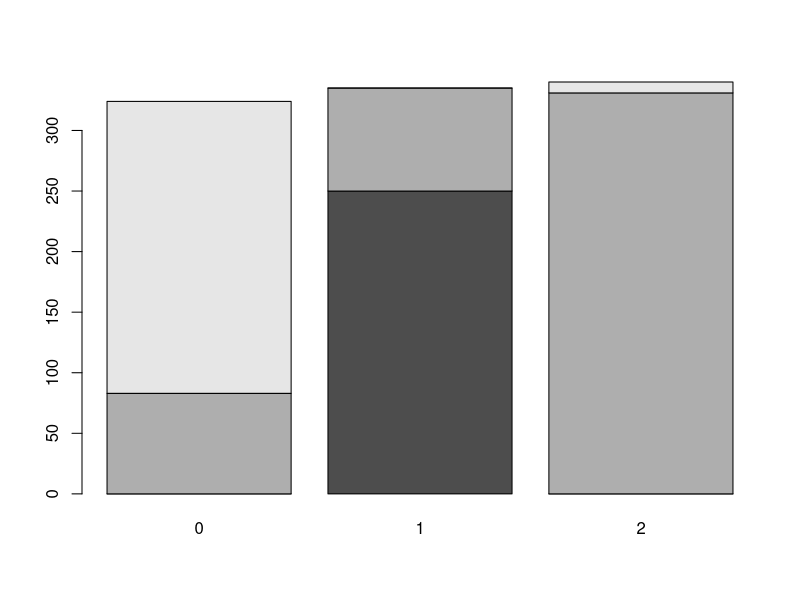
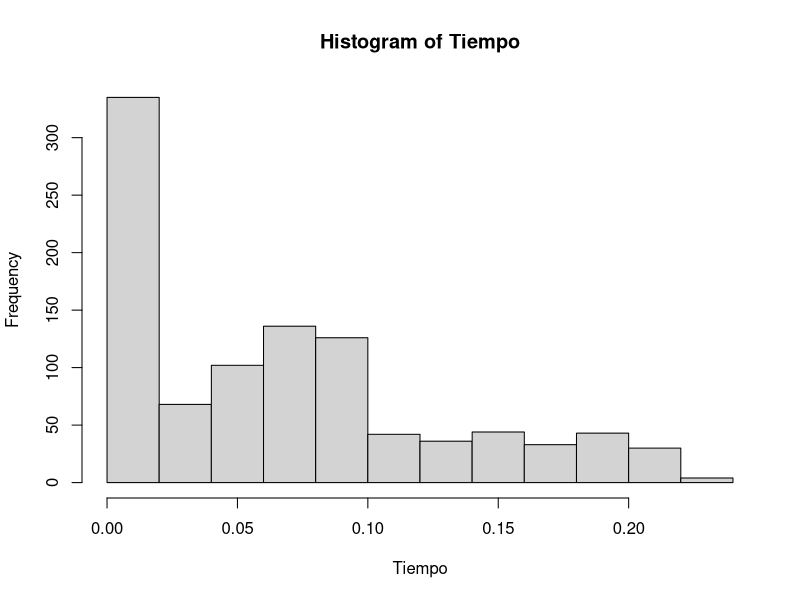
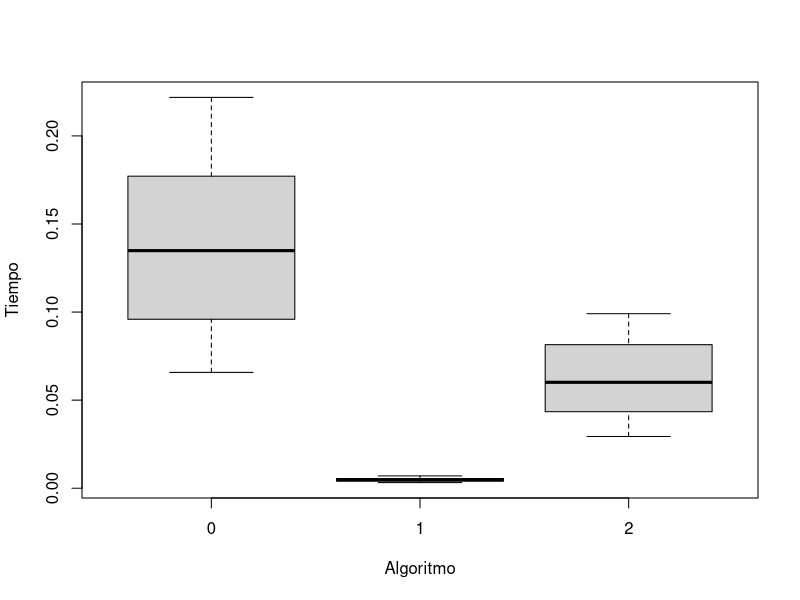
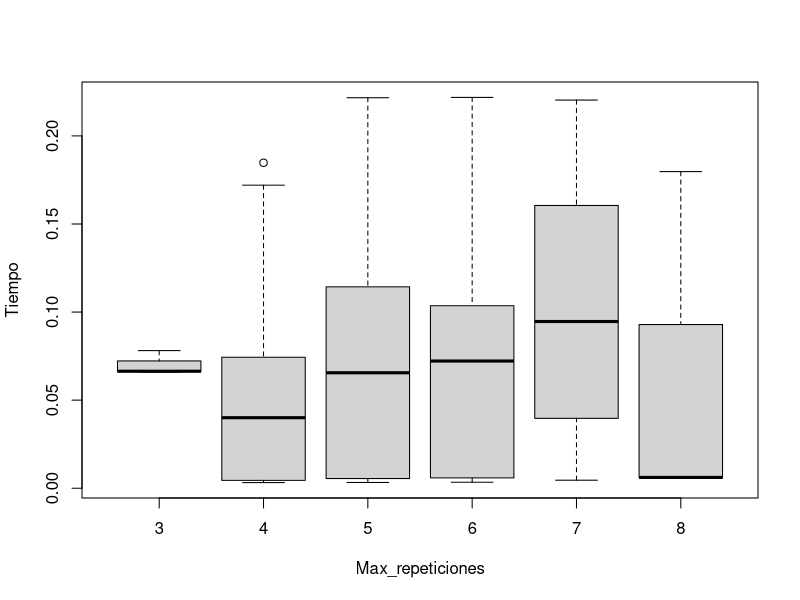
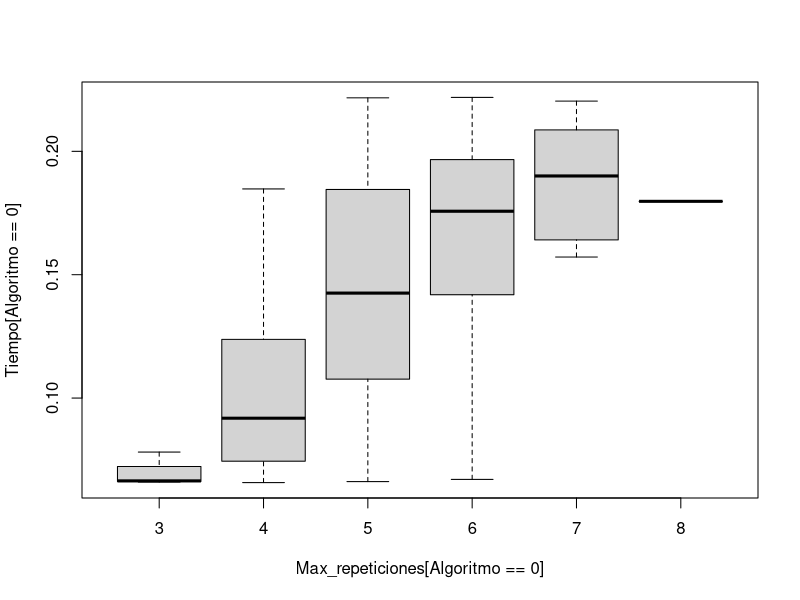
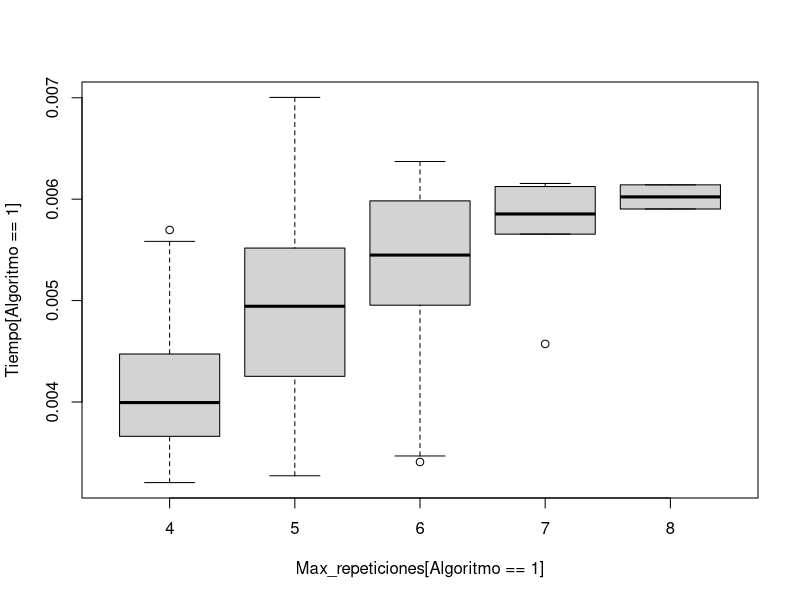
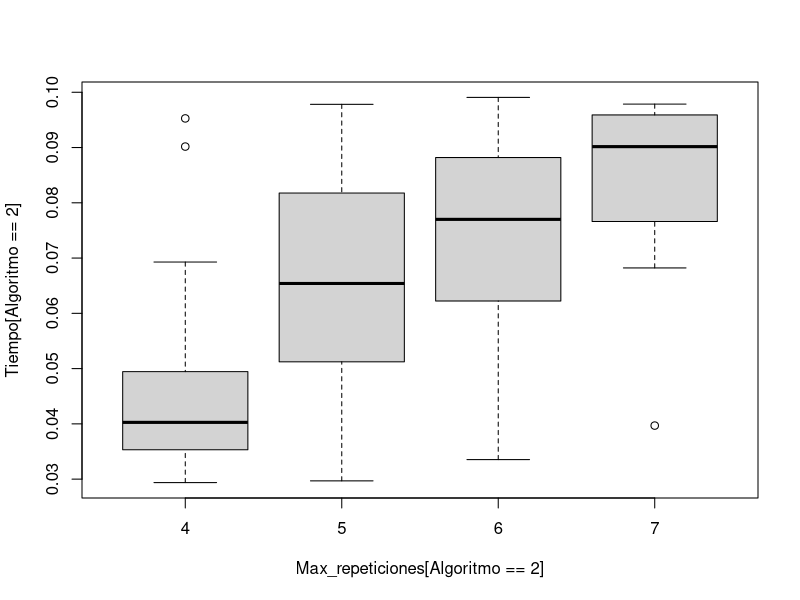

Generate these figures, in order, with R:
# 1a
setwd("~/practicas-uni/Estadistica/practica4")
datos = read.csv("tiempos.csv")
attach(datos)
Categoria = cut(Tiempo, breaks = c(0, as.numeric(quantile(Tiempo, 0.25)), as.numeric(quantile(Tiempo, 0.75)), 1), labels = c("Rapido", "Normal", "Lento"), include.lowest = TRUE)
nuevosdatos = data.frame(datos, Categoria)
ni = table(Categoria, Algoritmo)
fi = prop.table(ni)
addmargins(fi)
# b
Genero = c(rep("Hombre", 3), rep("Mujer", 3))
Pelo = rep(c("Castaño", "Moreno", "Rubio"), 2)
Freqs = c(12, 8, 5, 20, 10, 25)
xtabs(Freqs~Genero+Pelo)

# 2
barplot(ni)

rowSums(ni)
colSums(ni)

prop.table(ni, 1)
prop.table(ni, 2)

#yikes

# 3
summary(Tiempo)
hist(Tiempo)

by(Tiempo, Algoritmo, summary)
boxplot(Tiempo~Algoritmo)

by(Tiempo, Max_repeticiones, summary)
boxplot(Tiempo~Max_repeticiones)

by(Tiempo[Algoritmo==0], Max_repeticiones[Algoritmo==0], summary)
by(Tiempo[Algoritmo==1], Max_repeticiones[Algoritmo==1], summary)
by(Tiempo[Algoritmo==2], Max_repeticiones[Algoritmo==2], summary)
boxplot(Tiempo[Algoritmo==0]~Max_repeticiones[Algoritmo==0])
boxplot(Tiempo[Algoritmo==1]~Max_repeticiones[Algoritmo==1])
boxplot(Tiempo[Algoritmo==2]~Max_repeticiones[Algoritmo==2])
